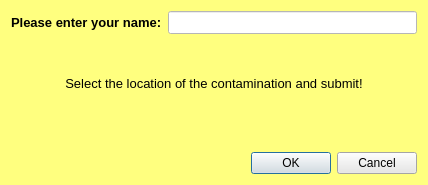
<?xml version="1.0" encoding="UTF-8"?>
<ui version="4.0">
 <class>Dialog</class>
 <widget class="QDialog" name="Dialog">
  <property name="geometry">
   <rect>
    <x>0</x>
    <y>0</y>
    <width>428</width>
    <height>185</height>
   </rect>
  </property>
  <property name="minimumSize">
   <size>
    <width>428</width>
    <height>185</height>
   </size>
  </property>
  <property name="maximumSize">
   <size>
    <width>428</width>
    <height>185</height>
   </size>
  </property>
  <property name="windowTitle">
   <string>PathoGAME</string>
  </property>
  <property name="styleSheet">
   <string notr="true">background-color: rgb(255, 255, 127);</string>
  </property>
  <layout class="QGridLayout" name="gridLayout">
   <item row="0" column="0">
    <layout class="QVBoxLayout" name="verticalLayout">
     <item>
      <layout class="QHBoxLayout" name="horizontalLayout_2">
       <item>
        <widget class="QLabel" name="label">
         <property name="font">
          <font>
           <pointsize>10</pointsize>
           <weight>75</weight>
           <bold>true</bold>
          </font>
         </property>
         <property name="styleSheet">
          <string notr="true"/>
         </property>
         <property name="text">
          <string>Please enter your name:</string>
         </property>
        </widget>
       </item>
       <item>
        <widget class="QLineEdit" name="username">
         <property name="sizePolicy">
          <sizepolicy hsizetype="Expanding" vsizetype="Fixed">
           <horstretch>0</horstretch>
           <verstretch>0</verstretch>
          </sizepolicy>
         </property>
         <property name="font">
          <font>
           <pointsize>10</pointsize>
          </font>
         </property>
         <property name="styleSheet">
          <string notr="true">background-color: rgb(255, 255, 255);</string>
         </property>
         <property name="text">
          <string/>
         </property>
         <property name="maxLength">
          <number>10</number>
         </property>
        </widget>
       </item>
      </layout>
     </item>
     <item>
      <widget class="QLabel" name="label_2">
       <property name="font">
        <font>
         <pointsize>10</pointsize>
        </font>
       </property>
       <property name="text">
        <string>Select the location of the contamination and submit!</string>
       </property>
       <property name="alignment">
        <set>Qt::AlignCenter</set>
       </property>
      </widget>
     </item>
     <item>
      <spacer name="verticalSpacer">
       <property name="orientation">
        <enum>Qt::Vertical</enum>
       </property>
       <property name="sizeType">
        <enum>QSizePolicy::Fixed</enum>
       </property>
       <property name="sizeHint" stdset="0">
        <size>
         <width>20</width>
         <height>20</height>
        </size>
       </property>
      </spacer>
     </item>
     <item>
      <widget class="QDialogButtonBox" name="buttonBox">
       <property name="styleSheet">
        <string notr="true">background-color: rgb(231, 231, 231);</string>
       </property>
       <property name="orientation">
        <enum>Qt::Horizontal</enum>
       </property>
       <property name="standardButtons">
        <set>QDialogButtonBox::Cancel|QDialogButtonBox::Ok</set>
       </property>
      </widget>
     </item>
    </layout>
   </item>
  </layout>
 </widget>
 <resources/>
 <connections>
  <connection>
   <sender>buttonBox</sender>
   <signal>accepted()</signal>
   <receiver>Dialog</receiver>
   <slot>accept()</slot>
   <hints>
    <hint type="sourcelabel">
     <x>248</x>
     <y>254</y>
    </hint>
    <hint type="destinationlabel">
     <x>157</x>
     <y>274</y>
    </hint>
   </hints>
  </connection>
  <connection>
   <sender>buttonBox</sender>
   <signal>rejected()</signal>
   <receiver>Dialog</receiver>
   <slot>reject()</slot>
   <hints>
    <hint type="sourcelabel">
     <x>316</x>
     <y>260</y>
    </hint>
    <hint type="destinationlabel">
     <x>286</x>
     <y>274</y>
    </hint>
   </hints>
  </connection>
 </connections>
</ui>
